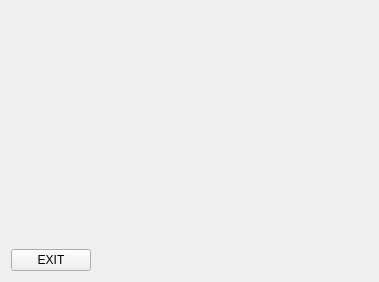
<?xml version="1.0" encoding="UTF-8"?>
<ui version="4.0">
 <class>MainWindow</class>
 <widget class="QMainWindow" name="MainWindow">
  <property name="geometry">
   <rect>
    <x>0</x>
    <y>0</y>
    <width>379</width>
    <height>282</height>
   </rect>
  </property>
  <property name="windowTitle">
   <string>MainWindow</string>
  </property>
  <widget class="QWidget" name="centralWidget">
   <layout class="QHBoxLayout" name="horizontalLayout_3">
    <item>
     <layout class="QVBoxLayout" name="verticalLayout_2">
      <item>
       <layout class="QVBoxLayout" name="verticalLayout">
        <item>
         <spacer name="verticalSpacer">
          <property name="orientation">
           <enum>Qt::Vertical</enum>
          </property>
          <property name="sizeHint" stdset="0">
           <size>
            <width>20</width>
            <height>40</height>
           </size>
          </property>
         </spacer>
        </item>
       </layout>
      </item>
      <item>
       <widget class="QPushButton" name="pushButton">
        <property name="text">
         <string>EXIT</string>
        </property>
       </widget>
      </item>
     </layout>
    </item>
    <item>
     <widget class="Widget" name="widget" native="true">
      <property name="sizePolicy">
       <sizepolicy hsizetype="Expanding" vsizetype="Preferred">
        <horstretch>0</horstretch>
        <verstretch>0</verstretch>
       </sizepolicy>
      </property>
     </widget>
    </item>
   </layout>
  </widget>
 </widget>
 <layoutdefault spacing="6" margin="11"/>
 <customwidgets>
  <customwidget>
   <class>Widget</class>
   <extends>QWidget</extends>
   <header>widget.h</header>
   <container>1</container>
  </customwidget>
 </customwidgets>
 <resources/>
 <connections>
  <connection>
   <sender>pushButton</sender>
   <signal>released()</signal>
   <receiver>MainWindow</receiver>
   <slot>close()</slot>
   <hints>
    <hint type="sourcelabel">
     <x>53</x>
     <y>257</y>
    </hint>
    <hint type="destinationlabel">
     <x>43</x>
     <y>113</y>
    </hint>
   </hints>
  </connection>
 </connections>
</ui>
